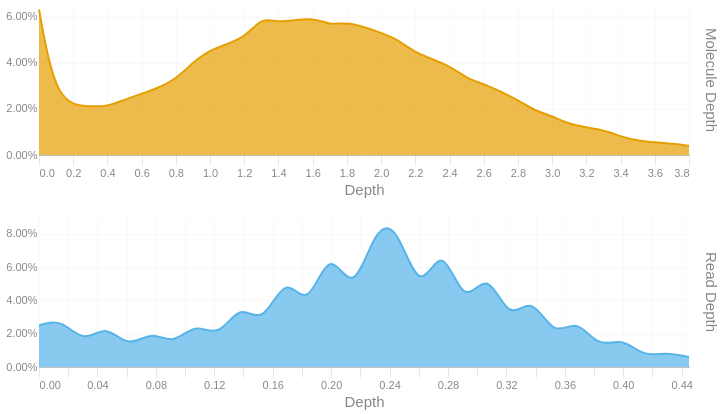

The notebook cell saved with this chart:
### Code cell
readdep = depth_hist(tb['Read Depth'], q99, 3)
readdep = readdep.with_columns(pl.lit('Read Depth').alias('Metric'))
if not SKIPLR:
    moldep = depth_hist(tb['Molecule Depth'], mol_q99, 1)
    moldep = moldep.with_columns(pl.lit('Molecule Depth').alias('Metric'))
    _hist = pl.concat([readdep, moldep])
    _hist = _hist.filter(pl.col('Proportion') != 0)
    with SafeRender(_hist):
        (
            alt.Chart(_hist)        
            .mark_area(interpolate = "basis")
            .encode(
                x=alt.X('Bin:Q').scale(domainMin=0).axis(alt.Axis(title='Depth')),
                y = alt.Y('Proportion:Q', title = None).axis(format = '.2%'),
                color = alt.Color('Metric:N').legend(None),
                row = alt.Row("Metric:N").header(title = None, labelOrient = 'right'),
                tooltip = [
                    alt.Tooltip("Metric:N", title = "Metric"),
                    alt.Tooltip('Interval:N', title = "Depth Interval"),
                    alt.Tooltip('Proportion:Q', title = "% Alignments").format('.2%')
                ]
            )
            .resolve_scale(x='independent', y='independent')
            .properties(
                height = 150, width = 650,
                usermeta={'embedOptions': {'downloadFileName': f'{samplename}.depth.hist'}}
            )
        ).display()
else:
    readdep = readdep.filter(pl.col('Proportion') != 0)
    with SafeRender(readdep):
        (
            alt.Chart(readdep)        
            .mark_area(interpolate = "basis")
            .encode(
                x=alt.X('Bin:Q').scale(domainMin=0).axis(alt.Axis(title='Depth')),
                y = alt.Y('Proportion:Q', title = None).axis(format = '.2%'),
                tooltip = [
                    alt.Tooltip('Interval:N', title = "Depth Interval"),
                    alt.Tooltip('Proportion:Q', title = "% Alignments").format('.2%')
                ]
            )
            .properties(
                usermeta={'embedOptions': {'downloadFileName': f'{samplename}.depth.hist'}}
            )
        ).display()

### Figure 1 — Vega-Lite specification as saved in the notebook (floating-point values rounded to 4 significant figures)
{"width": 650, "height": 150, "config": {"title": {"anchor": "start", "dy": -15, "fontSize": 18, "color": "#888888", "subtitleColor": "#888888", "subtitleFontSize": 14}, "arc": {"fill": "#0072B2"}, "axis": {"domainColor": "#888888", "domainWidth": 0.5, "gridWidth": 0.2, "grid": false, "titleFontWeight": 400, "titleFontSize": 15, "labelFontSize": 11, "labelColor": "#888888", "tickColor": "#888888", "tickWidth": 0.2, "titleColor": "#888888"}, "axisBand": {"grid": false}, "axisX": {"grid": true, "tickSize": 10, "domainCap": "round"}, "axisY": {"domain": false, "grid": true, "tickSize": 0, "domainCap": "round"}, "background": "transparent", "header": {"labelFontSize": 15, "labelColor": "#888888", "titleFontSize": 15, "titleFontWeight": 600, "titleColor": "#888888"}, "legend": {"labelFont": "sans-serif", "labelFontSize": 12, "labelColor": "#888888", "symbolSize": 100, "symbolType": "circle", "titleFontSize": 12, "titlePadding": 10, "titleColor": "#888888", "title": null}, "range": {"category": ["#E69F00", "#56B4E9", "#009E73", "#F0E442", "#0072B2", "#D55E00", "#CC79A7", "#000000"], "diverging": ["#cfe8f3", "#a2d4ec", "#73bfe2", "#46abdb", "#1696d2", "#12719e"]}, "area": {"fill": "#0072B2", "fillOpacity": 0.7, "line": true, "strokeOpacity": 0.7}, "line": {"color": "#0072B2", "stroke": "#0072B2", "strokeWidth": 2}, "trail": {"color": "#0072B2", "stroke": "#0072B2", "strokeWidth": 0, "size": 1}, "point": {"filled": true, "fillOpacity": 1.0, "size": 95}, "text": {"color": "#888888", "fontSize": 11, "align": "right", "fontWeight": 400, "size": 11}, "bar": {"fill": "#0072B2", "stroke": null}, "view": {"stroke": null, "continuousWidth": 660, "continuousHeight": 400}}, "data": {"name": "data-d2c260ad0299e471b133d4b65e2564f0"}, "mark": {"type": "area", "interpolate": "basis"}, "encoding": {"color": {"field": "Metric", "legend": null, "type": "nominal"}, "row": {"field": "Metric", "header": {"title": null, "labelOrient": "right"}, "type": "nominal"}, "tooltip": [{"field": "Metric", "title": "Metric", "type": "nominal"}, {"field": "Interval", "title": "Depth Interval", "type": "nominal"}, {"field": "Proportion", "format": ".2%", "title": "% Alignments", "type": "quantitative"}], "x": {"axis": {"title": "Depth"}, "field": "Bin", "scale": {"domainMin": 0}, "type": "quantitative"}, "y": {"axis": {"format": ".2%"}, "field": "Proportion", "title": null, "type": "quantitative"}}, "resolve": {"scale": {"x": "independent", "y": "independent"}}, "usermeta": {"embedOptions": {"downloadFileName": "TF26LRJL0089_50B_L_10484332_23Y22YLT4_L7.depth.hist"}}, "$schema": "https://vega.github.io/schema/vega-lite/v6.4.1.json", "datasets": {"data-d2c260ad0299e471b133d4b65e2564f0": [{"Bin": 0.0, "Interval": "0.0-0.015", "Proportion": 0.025, "Metric": "Read Depth"}, {"Bin": 0.015, "Interval": "0.015-0.031", "Proportion": 0.029, "Metric": "Read Depth"}, {"Bin": 0.031, "Interval": "0.031-0.046", "Proportion": 0.014, "Metric": "Read Depth"}, {"Bin": 0.046, "Interval": "0.046-0.061", "Proportion": 0.026, "Metric": "Read Depth"}, {"Bin": 0.061, "Interval": "0.061-0.077", "Proportion": 0.011, "Metric": "Read Depth"}, {"Bin": 0.077, "Interval": "0.077-0.092", "Proportion": 0.022, "Metric": "Read Depth"}, {"Bin": 0.092, "Interval": "0.092-0.107", "Proportion": 0.013, "Metric": "Read Depth"}, {"Bin": 0.107, "Interval": "0.107-0.123", "Proportion": 0.027, "Metric": "Read Depth"}, {"Bin": 0.123, "Interval": "0.123-0.138", "Proportion": 0.017, "Metric": "Read Depth"}, {"Bin": 0.138, "Interval": "0.138-0.153", "Proportion": 0.039, "Metric": "Read Depth"}, {"Bin": 0.153, "Interval": "0.153-0.169", "Proportion": 0.024, "Metric": "Read Depth"}, {"Bin": 0.169, "Interval": "0.169-0.184", "Proportion": 0.057, "Metric": "Read Depth"}, {"Bin": 0.184, "Interval": "0.184-0.199", "Proportion": 0.033, "Metric": "Read Depth"}, {"Bin": 0.199, "Interval": "0.199-0.215", "Proportion": 0.074, "Metric": "Read Depth"}, {"Bin": 0.215, "Interval": "0.215-0.23", "Proportion": 0.041, "Metric": "Read Depth"}, {"Bin": 0.23, "Interval": "0.23-0.245", "Proportion": 0.084, "Metric": "Read Depth"}, {"Bin": 0.245, "Interval": "0.245-0.261", "Proportion": 0.086, "Metric": "Read Depth"}, {"Bin": 0.261, "Interval": "0.261-0.276", "Proportion": 0.041, "Metric": "Read Depth"}, {"Bin": 0.276, "Interval": "0.276-0.291", "Proportion": 0.077, "Metric": "Read Depth"}, {"Bin": 0.291, "Interval": "0.291-0.307", "Proportion": 0.034, "Metric": "Read Depth"}, {"Bin": 0.307, "Interval": "0.307-0.322", "Proportion": 0.06, "Metric": "Read Depth"}, {"Bin": 0.322, "Interval": "0.322-0.337", "Proportion": 0.026, "Metric": "Read Depth"}, {"Bin": 0.337, "Interval": "0.337-0.353", "Proportion": 0.044, "Metric": "Read Depth"}, {"Bin": 0.353, "Interval": "0.353-0.368", "Proportion": 0.017, "Metric": "Read Depth"}, {"Bin": 0.368, "Interval": "0.368-0.383", "Proportion": 0.03, "Metric": "Read Depth"}, {"Bin": 0.383, "Interval": "0.383-0.399", "Proportion": 0.011, "Metric": "Read Depth"}, {"Bin": 0.399, "Interval": "0.399-0.414", "Proportion": 0.018, "Metric": "Read Depth"}, {"Bin": 0.414, "Interval": "0.414-0.429", "Proportion": 0.006, "Metric": "Read Depth"}, {"Bin": 0.429, "Interval": "0.429-0.445", "Proportion": 0.009, "Metric": "Read Depth"}, {"Bin": 0.445, "Interval": "0.445-0.46", "Proportion": 0.006, "Metric": "Read Depth"}, {"Bin": 0.0, "Interval": "0.0-0.1", "Proportion": 0.063, "Metric": "Molecule Depth"}, {"Bin": 0.1, "Interval": "0.1-0.3", "Proportion": 0.022, "Metric": "Molecule Depth"}, {"Bin": 0.3, "Interval": "0.3-0.4", "Proportion": 0.021, "Metric": "Molecule Depth"}, {"Bin": 0.4, "Interval": "0.4-0.5", "Proportion": 0.021, "Metric": "Molecule Depth"}, {"Bin": 0.5, "Interval": "0.5-0.7", "Proportion": 0.024, "Metric": "Molecule Depth"}, {"Bin": 0.7, "Interval": "0.7-0.8", "Proportion": 0.029, "Metric": "Molecule Depth"}, {"Bin": 0.8, "Interval": "0.8-0.9", "Proportion": 0.033, "Metric": "Molecule Depth"}, {"Bin": 0.9, "Interval": "0.9-1.0", "Proportion": 0.04, "Metric": "Molecule Depth"}, {"Bin": 1.0, "Interval": "1.0-1.2", "Proportion": 0.046, "Metric": "Molecule Depth"}, {"Bin": 1.2, "Interval": "1.2-1.3", "Proportion": 0.05, "Metric": "Molecule Depth"}, {"Bin": 1.3, "Interval": "1.3-1.4", "Proportion": 0.06, "Metric": "Molecule Depth"}, {"Bin": 1.4, "Interval": "1.4-1.6", "Proportion": 0.057, "Metric": "Molecule Depth"}, {"Bin": 1.6, "Interval": "1.6-1.7", "Proportion": 0.06, "Metric": "Molecule Depth"}, {"Bin": 1.7, "Interval": "1.7-1.8", "Proportion": 0.056, "Metric": "Molecule Depth"}, {"Bin": 1.8, "Interval": "1.8-2.0", "Proportion": 0.058, "Metric": "Molecule Depth"}, {"Bin": 2.0, "Interval": "2.0-2.1", "Proportion": 0.053, "Metric": "Molecule Depth"}, {"Bin": 2.1, "Interval": "2.1-2.2", "Proportion": 0.05, "Metric": "Molecule Depth"}, {"Bin": 2.2, "Interval": "2.2-2.4", "Proportion": 0.044, "Metric": "Molecule Depth"}, {"Bin": 2.4, "Interval": "2.4-2.5", "Proportion": 0.039, "Metric": "Molecule Depth"}, {"Bin": 2.5, "Interval": "2.5-2.6", "Proportion": 0.033, "Metric": "Molecule Depth"}, {"Bin": 2.6, "Interval": "2.6-2.8", "Proportion": 0.031, "Metric": "Molecule Depth"}, {"Bin": 2.8, "Interval": "2.8-2.9", "Proportion": 0.024, "Metric": "Molecule Depth"}, {"Bin": 2.9, "Interval": "2.9-3.0", "Proportion": 0.019, "Metric": "Molecule Depth"}, {"Bin": 3.0, "Interval": "3.0-3.1", "Proportion": 0.017, "Metric": "Molecule Depth"}, {"Bin": 3.1, "Interval": "3.1-3.3", "Proportion": 0.013, "Metric": "Molecule Depth"}, {"Bin": 3.3, "Interval": "3.3-3.4", "Proportion": 0.011, "Metric": "Molecule Depth"}, {"Bin": 3.4, "Interval": "3.4-3.5", "Proportion": 0.008, "Metric": "Molecule Depth"}, {"Bin": 3.5, "Interval": "3.5-3.7", "Proportion": 0.006, "Metric": "Molecule Depth"}, {"Bin": 3.7, "Interval": "3.7-3.8", "Proportion": 0.005, "Metric": "Molecule Depth"}, {"Bin": 3.8, "Interval": "3.8-3.93", "Proportion": 0.004, "Metric": "Molecule Depth"}]}}
